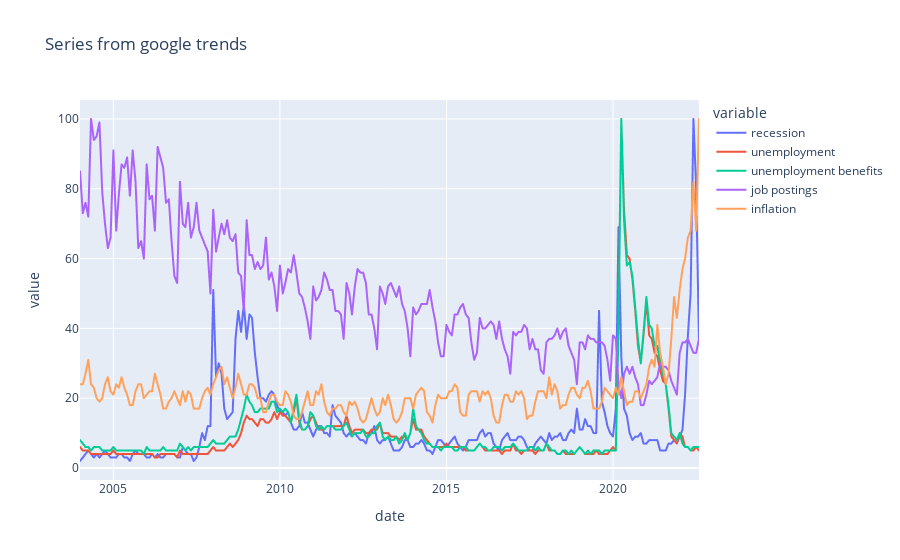

Write notebook code for a chart like this one.
### Code cell
#Read in the data downloaded from google trends
df = pd.read_csv('./data/trend_data.csv',index_col='date',parse_dates=True)
kw_list = list(df.columns)
print(kw_list)

#Plot the data
fig = px.line(df, x=df.index, y=kw_list, title='Series from google trends')
fig.show()

### Figure 1 — Plotly figure (JSON) as saved in the notebook; plotly's stock layout.template omitted (floating-point values rounded to 4 significant figures; data arrays with more than 128 entries replaced by an {"elided": "..."} marker saying what was removed)
{"data": [{"hovertemplate": "variable=recession<br>date=%{x}<br>value=%{y}<extra></extra>", "legendgroup": "recession", "line": {"color": "#636efa", "dash": "solid"}, "marker": {"symbol": "circle"}, "mode": "lines", "name": "recession", "showlegend": true, "type": "scattergl", "x": {"elided": "224 str values"}, "xaxis": "x", "y": {"elided": "224 int values"}, "yaxis": "y"}, {"hovertemplate": "variable=unemployment<br>date=%{x}<br>value=%{y}<extra></extra>", "legendgroup": "unemployment", "line": {"color": "#EF553B", "dash": "solid"}, "marker": {"symbol": "circle"}, "mode": "lines", "name": "unemployment", "showlegend": true, "type": "scattergl", "x": {"elided": "224 str values"}, "xaxis": "x", "y": {"elided": "224 int values"}, "yaxis": "y"}, {"hovertemplate": "variable=unemployment benefits<br>date=%{x}<br>value=%{y}<extra></extra>", "legendgroup": "unemployment benefits", "line": {"color": "#00cc96", "dash": "solid"}, "marker": {"symbol": "circle"}, "mode": "lines", "name": "unemployment benefits", "showlegend": true, "type": "scattergl", "x": {"elided": "224 str values"}, "xaxis": "x", "y": {"elided": "224 int values"}, "yaxis": "y"}, {"hovertemplate": "variable=job postings<br>date=%{x}<br>value=%{y}<extra></extra>", "legendgroup": "job postings", "line": {"color": "#ab63fa", "dash": "solid"}, "marker": {"symbol": "circle"}, "mode": "lines", "name": "job postings", "showlegend": true, "type": "scattergl", "x": {"elided": "224 str values"}, "xaxis": "x", "y": {"elided": "224 int values"}, "yaxis": "y"}, {"hovertemplate": "variable=inflation<br>date=%{x}<br>value=%{y}<extra></extra>", "legendgroup": "inflation", "line": {"color": "#FFA15A", "dash": "solid"}, "marker": {"symbol": "circle"}, "mode": "lines", "name": "inflation", "showlegend": true, "type": "scattergl", "x": {"elided": "224 str values"}, "xaxis": "x", "y": {"elided": "224 int values"}, "yaxis": "y"}], "layout": {"legend": {"title": {"text": "variable"}, "tracegroupgap": 0}, "title": {"text": "Series from google trends"}, "xaxis": {"anchor": "y", "domain": [0, 1], "title": {"text": "date"}}, "yaxis": {"anchor": "x", "domain": [0, 1], "title": {"text": "value"}}}}
